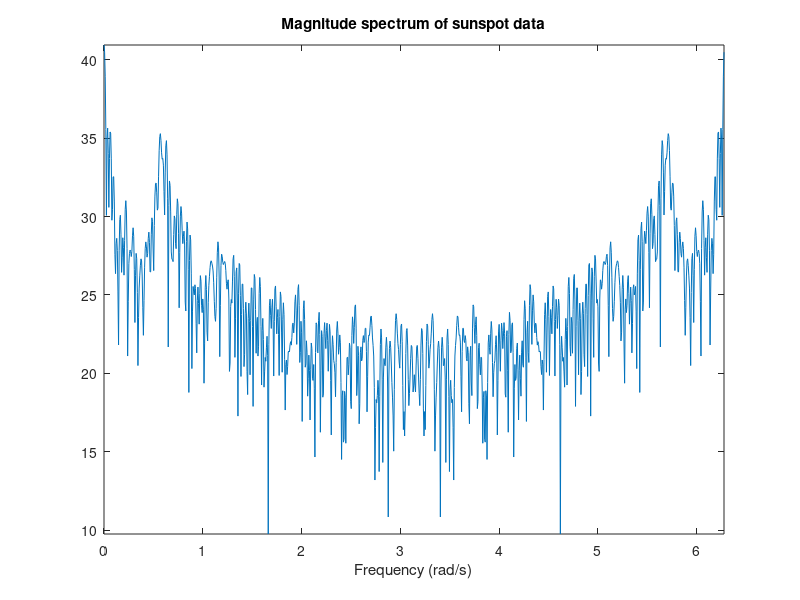
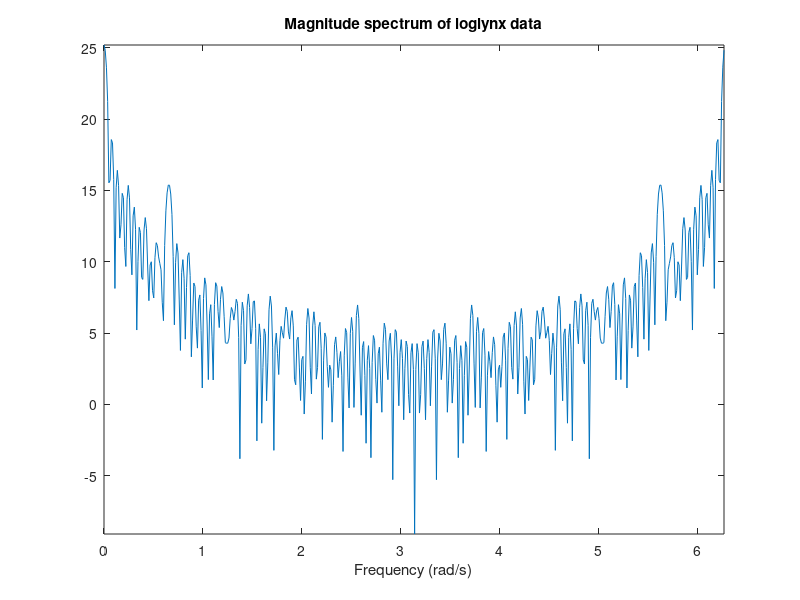

Reproduce these figures in MATLAB, in order.
close all; clear all;

addpath /Users/swrangsarbasumatary/Desktop/advancedSignalProcessingAssignment3/ch4/
addpath /Users/swrangsarbasumatary/Desktop/advancedSignalProcessingAssignment3/data/

load sunspotdata

N = 2 ^ nextpow2(4 * length(sunspot));
mag = 10 * log10(abs(fft(sunspot, N)));
figure(100); clf;
w = 0:length(mag)-1;
w = 2 * pi * w ./ length(mag);
plot(w, mag); axis tight;
title('Magnitude spectrum of sunspot data');
xlabel('Frequency (rad/s)');

clear all;


%% fot the loglynx data

load lynxdata

N = 2 ^ nextpow2(4 * length(loglynx));
mag = 10 * log10(abs(fft(loglynx, N)));
figure(200); clf;
w = 0:length(mag)-1;
w = 2 * pi * w ./ length(mag);
plot(w, mag); axis tight;
title('Magnitude spectrum of loglynx data');
xlabel('Frequency (rad/s)');




rmpath /Users/swrangsarbasumatary/Desktop/advancedSignalProcessingAssignment3/data/
rmpath /Users/swrangsarbasumatary/Desktop/advancedSignalProcessingAssignment3/ch4/